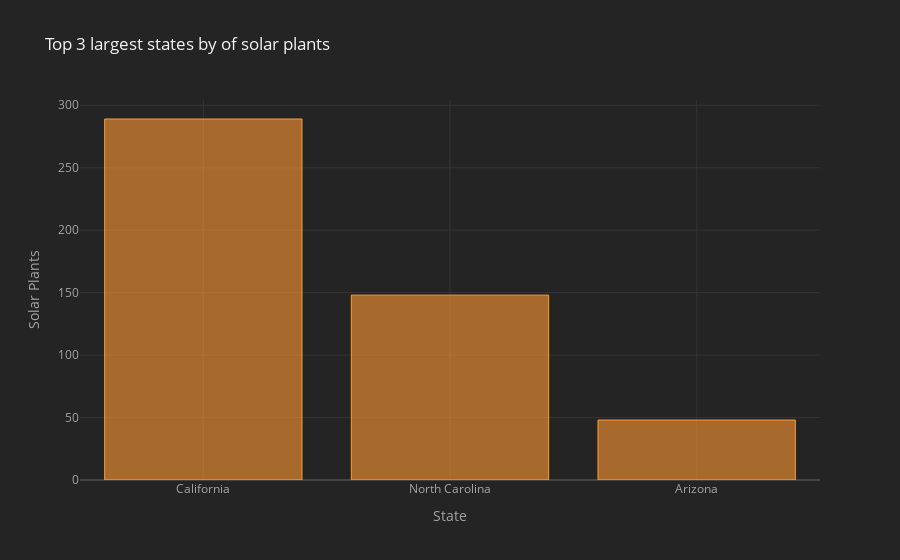

This figure's notebook cell:
### Code cell
solar=pd.read_csv('solar.csv', sep=',')
solar1=solar.sort_values(by='Number of Solar Plants',ascending=0)
df=solar1.head(3)
df.iplot(kind = 'bar', x = 'State', y = 'Number of Solar Plants', title = 'Top 3 largest states by of solar plants', xTitle='State', yTitle='Solar Plants')

### Figure 1 — Plotly figure (JSON) as saved in the notebook; plotly's stock layout.template omitted (floating-point values rounded to 4 significant figures)
{"data": [{"marker": {"color": "rgba(255, 153, 51, 0.6)", "line": {"color": "rgba(255, 153, 51, 1.0)", "width": 1}}, "name": "Number of Solar Plants", "orientation": "v", "text": "", "type": "bar", "x": ["California", "North Carolina", "Arizona"], "y": [289, 148, 48]}], "layout": {"legend": {"bgcolor": "#242424", "font": {"color": "#F4F4F4"}}, "paper_bgcolor": "#242424", "plot_bgcolor": "#242424", "title": {"font": {"color": "#F4F4F4"}, "text": "Top 3 largest states by of solar plants"}, "xaxis": {"gridcolor": "#343434", "showgrid": true, "tickfont": {"color": "#A4A4A4"}, "title": {"font": {"color": "#A4A4A4"}, "text": "State"}, "zerolinecolor": "#444444"}, "yaxis": {"gridcolor": "#343434", "showgrid": true, "tickfont": {"color": "#A4A4A4"}, "title": {"font": {"color": "#A4A4A4"}, "text": "Solar Plants"}, "zerolinecolor": "#444444"}}}
